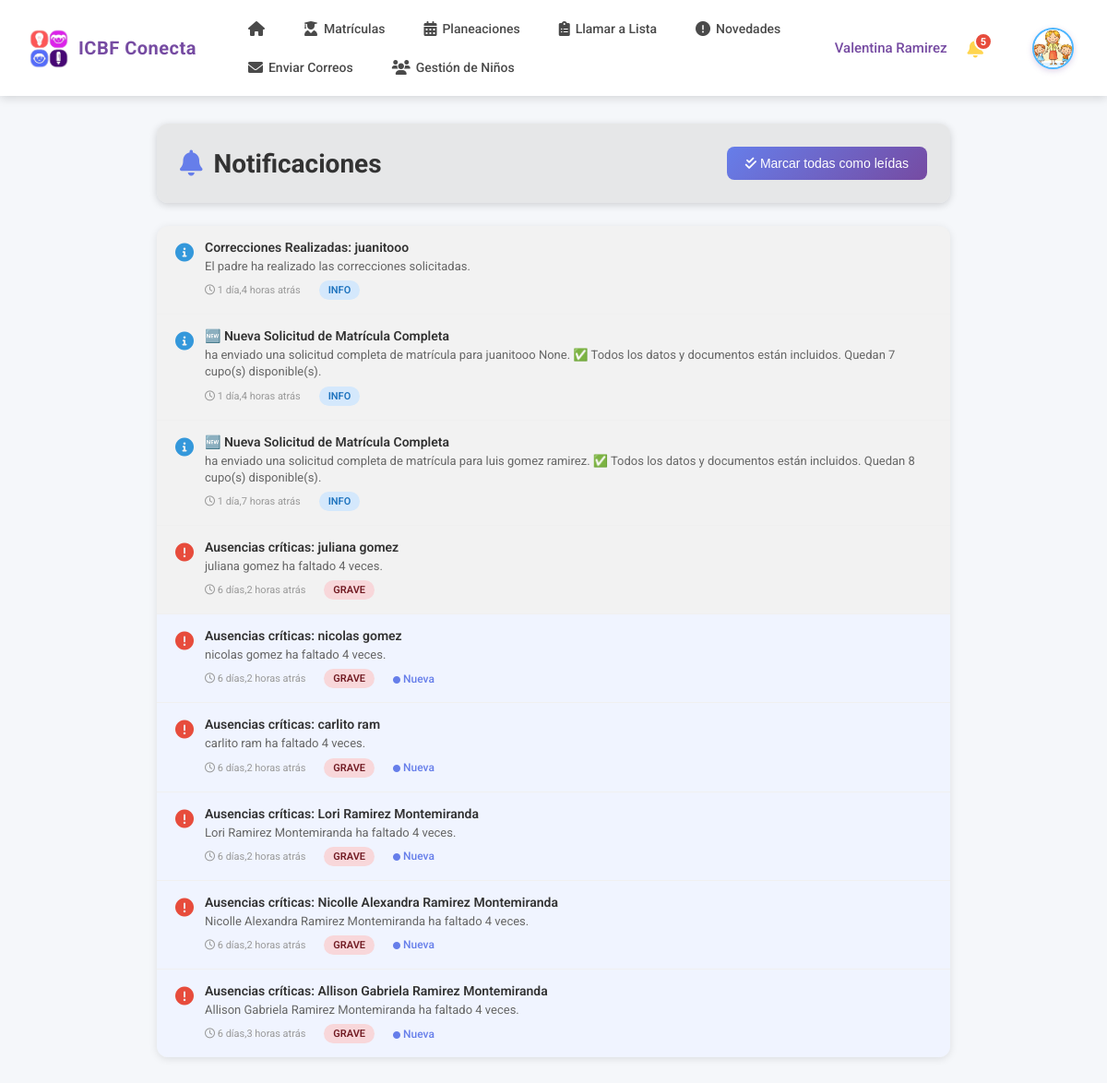
/notifications/ (signed in), run on the app's committed database.
### notifications/models.py (models this page shows, shortened)
class Notification(models.Model):
    title = models.CharField(max_length=200)
    message = models.TextField()
    level = models.CharField(
        max_length=20,
        choices=[("grave", "Grave"), ("warning", "Warning"), ("info", "Info")],
        default="info",
    )
    created_at = models.DateTimeField(auto_now_add=True)
    read = models.BooleanField(default=False)
    recipient = models.ForeignKey(
        User,
        null=True,
        blank=True,
        on_delete=models.CASCADE,
        related_name="notifications_received"
    )
    content_type = models.ForeignKey(
        ContentType,
        on_delete=models.CASCADE,
        null=True,
        blank=True,
        related_name="notifications_content"
    )
    object_id = models.PositiveIntegerField(null=True, blank=True)
    related_object = GenericForeignKey("content_type", "object_id")
    class Meta:
        ordering = ["-created_at"]

### notifications/views.py (the view)
# urls.py: path('', views.notificaciones_list, name='list'),
@login_required
def notificaciones_list(request):
    notificaciones = Notification.objects.filter(recipient=request.user).order_by('-created_at')
    return render(request, 'notificaciones/list.html', {
        'notificaciones': notificaciones
    })

### templates/notificaciones/list.html (shortened to what this page needs)
{% load static %}
<!DOCTYPE html>
<html lang="es">
<head>
    <link rel="stylesheet" href="https://cdnjs.cloudflare.com/ajax/libs/font-awesome/6.4.0/css/all.min.css">
</head>
<body>
    {% include 'madre/navbar_madre.html' %}
    <div class="container">
        <div class="header">
            <h1>
                <i class="fas fa-bell"></i>
                Notificaciones
            </h1>
            {% if notificaciones %}
            <button class="mark-all-btn" onclick="marcarTodasLeidas()">
                <i class="fas fa-check-double"></i> Marcar todas como leídas
            </button>
            {% endif %}
        </div>
        <div class="notifications-container">
            {% if notificaciones %}
                {% for notif in notificaciones %}
                <div class="notification-item {% if not notif.read %}unread{% endif %}"
                     {% if notif.object_id %}onclick="handleNotificationClick({{ notif.object_id }}, {{ notif.id }}, '{{ notif.title }}');"{% endif %}>
                    <div class="notification-icon">
                        {% if notif.level == 'grave' %}
                            <i class="fas fa-exclamation-circle" style="color: #e74c3c;"></i>
                        {% elif notif.level == 'warning' %}
                            <i class="fas fa-exclamation-triangle" style="color: #f39c12;"></i>
                        {% else %}
                            <i class="fas fa-info-circle" style="color: #3498db;"></i>
                        {% endif %}
                    </div>
                    <div class="notification-content">
                        <div class="notification-title">{{ notif.title }}</div>
                        <div class="notification-message">{{ notif.message }}</div>
                        <div class="notification-meta">
                            <span class="notification-time">
                                <i class="far fa-clock"></i> {{ notif.created_at|timesince }} atrás
                            </span>
                            <span class="notification-level {{ notif.level }}">{{ notif.level }}</span>
                            {% if not notif.read %}
                            <span style="color: #667eea; font-size: 12px; font-weight: 500;">
                                <i class="fas fa-circle" style="font-size: 8px;"></i> Nueva
                            </span>
                            {% endif %}
                        </div>
                    </div>
                </div>
                {% endfor %}
            {% endif %}
        </div>
    </div>
</body>
</html>

### static/css/navbar_madre.css (style rules this page uses)
:root { --primary-gradient-start: #667eea; --primary-gradient-end: #764ba2; --primary-color: #667eea; --secondary-color: #764ba2; --white: #ffffff; --light-gray: #f5f7fa; --dark-text: #333333; --shadow: 0 2px 10px rgba(0, 0, 0, 0.15); }

### templates/notificaciones/list.html (style rules this page uses)
* { margin: 0; padding: 0; box-sizing: border-box; }
body { font-family: 'Roboto', sans-serif; background-color: #f5f7fa; color: #333; }
.container { max-width: 900px; margin: 0 auto; padding: 30px 20px; }
.header { background: rgba(222, 222, 222, 0.637); padding: 25px; border-radius: 12px; margin-bottom: 25px; box-shadow: 0 2px 8px rgba(0, 0, 0, 0.164); display: flex; justify-content: space-between; align-items: center; }
.header h1 { font-size: 28px; color: #333; display: flex; align-items: center; gap: 12px; }
.header h1 i { color: #667eea; }
.mark-all-btn { background: linear-gradient(135deg, #667eea 0%, #764ba2 100%); color: white; border: none; padding: 10px 20px; border-radius: 8px; cursor: pointer; font-size: 14px; font-weight: 500; transition: transform 0.2s; }
.notifications-container { background: rgb(242, 242, 242); border-radius: 12px; box-shadow: 0 2px 8px rgba(0,0,0,0.1); overflow: hidden; }
.notification-item { padding: 20px 25px; border-bottom: 1px solid #f0f0f0; display: flex; gap: 15px; align-items: flex-start; transition: background-color 0.2s; cursor: pointer; }
.notification-item.unread { background-color: #f0f4ff; }
.notification-item:last-child { border-bottom: none; }
.notification-icon { font-size: 24px; flex-shrink: 0; margin-top: 2px; }
.notification-content { flex: 1; }
.notification-title { font-weight: 600; font-size: 16px; color: #333; margin-bottom: 6px; }
.notification-message { font-size: 14px; color: #666; margin-bottom: 8px; line-height: 1.5; }
.notification-meta { display: flex; gap: 20px; align-items: center; flex-wrap: wrap; }
.notification-time { font-size: 12px; color: #999; }
.notification-level { display: inline-block; padding: 4px 10px; border-radius: 12px; font-size: 11px; font-weight: 600; text-transform: uppercase; }
.notification-level.info { background-color: #d4e8fc; color: #1e73be; }
.notification-level.grave { background-color: #f8d7da; color: #721c24; }

### templates/madre/navbar_madre.html (style rules this page uses)
.notification-item { padding: 15px 20px; border-bottom: 1px solid #f0f0f0; display: flex; gap: 12px; align-items: flex-start; transition: background-color 0.2s; cursor: pointer; }
.notification-item.unread { background-color: #f0f4ff; }
.notification-icon { font-size: 20px; flex-shrink: 0; margin-top: 2px; }
.notification-content { flex: 1; }
.notification-title { font-weight: 600; font-size: 14px; color: #333; margin-bottom: 4px; }
.notification-message { font-size: 13px; color: #666; margin-bottom: 6px; line-height: 1.4; }
.notification-time { font-size: 11px; color: #999; }

### data on the page
Notification: title "Correcciones Realizadas: juanitooo", message "El padre ha realizado las correcciones solicitadas.", created_at "1 día,4 horas", level "INFO"
Notification: title "🆕 Nueva Solicitud de Matrícula Completa", message "ha enviado una solicitud completa de matrícula para juanitooo None. ✅ Todos los datos y documentos están incluidos. Quedan 7 cupo(s) disponible(s).", created_at "1 día,4 horas", level "INFO"
Notification: title "🆕 Nueva Solicitud de Matrícula Completa", message "ha enviado una solicitud completa de matrícula para luis gomez ramirez. ✅ Todos los datos y documentos están incluidos. Quedan 8 cupo(s) disponible(s).", created_at "1 día,7 horas", level "INFO"
Notification: title "Ausencias críticas: juliana gomez", message "juliana gomez ha faltado 4 veces.", created_at "6 días,2 horas", level "GRAVE"
Notification: title "Ausencias críticas: nicolas gomez", message "nicolas gomez ha faltado 4 veces.", created_at "6 días,2 horas", level "GRAVE", read False (drawn)
Notification: title "Ausencias críticas: carlito ram", message "carlito ram ha faltado 4 veces.", created_at "6 días,2 horas", level "GRAVE", read False (drawn)
Notification: title "Ausencias críticas: Lori Ramirez Montemiranda", message "Lori Ramirez Montemiranda ha faltado 4 veces.", created_at "6 días,2 horas", level "GRAVE", read False (drawn)
Notification: title "Ausencias críticas: Nicolle Alexandra Ramirez Montemiranda", message "Nicolle Alexandra Ramirez Montemiranda ha faltado 4 veces.", created_at "6 días,2 horas", level "GRAVE", read False (drawn)
Notification: title "Ausencias críticas: Allison Gabriela Ramirez Montemiranda", message "Allison Gabriela Ramirez Montemiranda ha faltado 4 veces.", created_at "6 días,3 horas", level "GRAVE", read False (drawn)

### other printed values
{{ nombre_madre }} "Valentina Ramirez"
{{ notifications_count }} "5"
